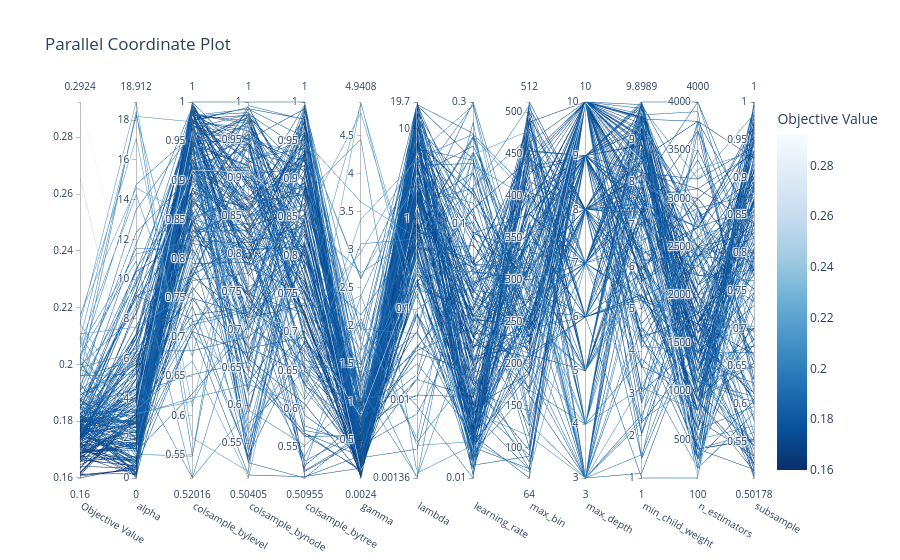

The notebook cell this image was saved under:
### Markdown cell above
We can also look at HP combinations in parallel coordinate plot to see how different HP selections lower the loss

### Code cell
optuna.visualization.plot_parallel_coordinate(my_studies_xgb['coords'])

### Figure 1 — Plotly figure (JSON) as saved in the notebook; plotly's stock layout.template omitted (floating-point values rounded to 4 significant figures; data arrays with more than 128 entries replaced by an {"elided": "..."} marker saying what was removed)
{"data": [{"dimensions": [{"label": "Objective Value", "range": [0.16, 0.2924], "values": {"elided": "200 float values"}}, {"label": "alpha", "range": [0, 18.91], "values": {"elided": "200 float values"}}, {"label": "colsample_bylevel", "range": [0.5202, 1], "values": {"elided": "200 float values"}}, {"label": "colsample_bynode", "range": [0.504, 1], "values": {"elided": "200 float values"}}, {"label": "colsample_bytree", "range": [0.5096, 1], "values": {"elided": "200 float values"}}, {"label": "gamma", "range": [0.002354, 4.941], "values": {"elided": "200 float values"}}, {"label": "lambda", "range": [-2.868, 1.294], "ticktext": ["0.00136", "0.01", "0.1", "1", "10", "19.7"], "tickvals": [-2.868, -2, -1, 0, 1, 1.294], "values": {"elided": "200 float values"}}, {"label": "learning_rate", "range": [-2.0, -0.5229], "ticktext": ["0.01", "0.1", "0.3"], "tickvals": [-2.0, -1, -0.5229], "values": {"elided": "200 float values"}}, {"label": "max_bin", "range": [64, 512], "values": {"elided": "200 int values"}}, {"label": "max_depth", "range": [3, 10], "values": {"elided": "200 int values"}}, {"label": "min_child_weight", "range": [1, 9.899], "values": {"elided": "200 float values"}}, {"label": "n_estimators", "range": [100, 4000], "values": {"elided": "200 int values"}}, {"label": "subsample", "range": [0.5018, 1], "values": {"elided": "200 float values"}}], "labelangle": 30, "labelside": "bottom", "line": {"color": {"elided": "200 float values"}, "colorbar": {"title": {"text": "Objective Value"}}, "colorscale": [[0, "rgb(247,251,255)"], [0.125, "rgb(222,235,247)"], [0.25, "rgb(198,219,239)"], [0.375, "rgb(158,202,225)"], [0.5, "rgb(107,174,214)"], [0.625, "rgb(66,146,198)"], [0.75, "rgb(33,113,181)"], [0.875, "rgb(8,81,156)"], [1, "rgb(8,48,107)"]], "reversescale": true, "showscale": true}, "type": "parcoords"}], "layout": {"title": {"text": "Parallel Coordinate Plot"}}}
